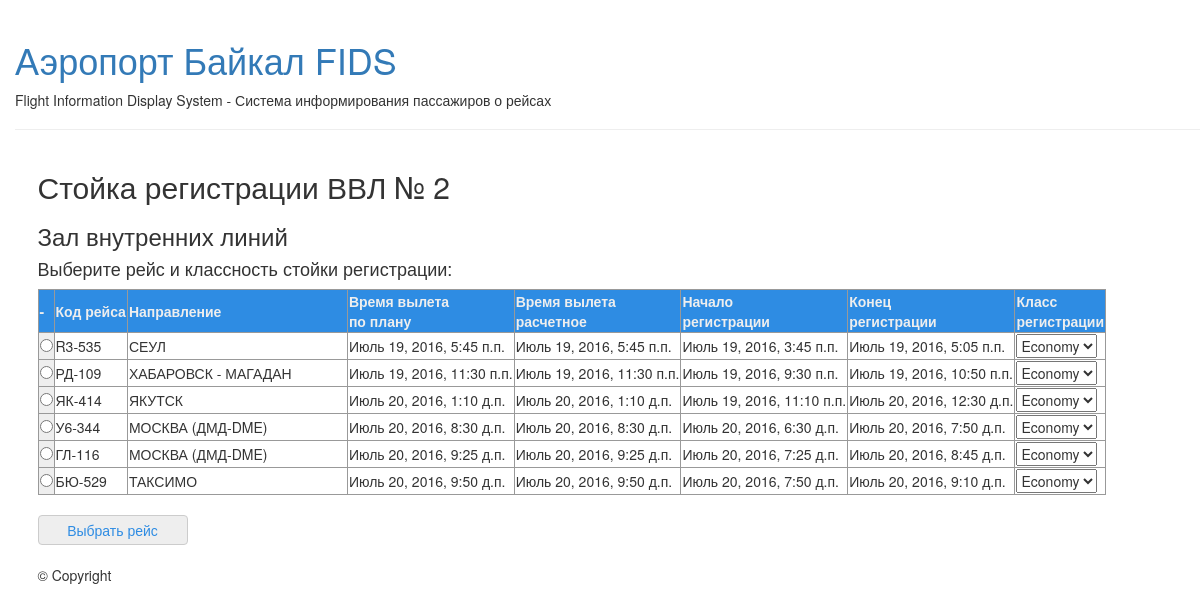
/fids/checkin/2/, run on the app's committed database.
### flightinfosystem/models.py (models this page shows, shortened)
class Checkin(models.Model):
    num = models.CharField("Номер стойки", max_length=2)
    fullname = models.CharField("Полное имя стойки", max_length=21)
    shortname = models.CharField("Короткое имя стойки", max_length=5)
    checkinfly = models.ForeignKey('Flight', verbose_name='Рейс', blank=True, null=True, on_delete=models.SET_NULL)
    classcheckin = models.CharField("Класс обслуживания", max_length=15, blank=True, null=True)
    deltastartcheckin = models.IntegerField("Начало регистрации", default=7200)
    deltastopcheckin = models.IntegerField("Конец регистрации", default=2400)

class Flight(models.Model):
    fly = models.CharField("Рейс", max_length=9)
    ad = models.IntegerField("Направление")
    punktdist = models.CharField("Маршрут", max_length=100, blank=True)
    portdist = models.CharField("Аэропорты по маршруту", max_length=100, blank=True)
    aircraft = models.CharField("Тип ВС", max_length=10)
    carrname = models.CharField("Перевозчик", max_length=35)
    status = models.CharField("Статус рейса из AODB", max_length=60, blank=True)
    timeplan = models.DateTimeField("Время по плану", null=True, blank=True)
    timeexp = models.DateTimeField("Время расчетное", null=True, blank=True)
    timefact = models.DateTimeField("Время по факту", null=True, blank=True)
    def timestartcheckin(self, delta=7200):
        return (self.timeexp - DT.timedelta(seconds=delta))
    def timestopcheckin(self, delta=2400):
        return (self.timeexp - DT.timedelta(seconds=delta))

### flightinfosystem/views.py (the view, shortened to what this page needs)
# urls.py: url(r'^checkin/(?P<id>[0-9]+)/$', views.checkin, name='checkin'),
def checkin(request, id, past=11, future=11):
    now = timezone.now()
    pasttime = now - datetime.timedelta(seconds=past * 3600)
    futuretime = now + datetime.timedelta(seconds=future * 3600)
    check = get_object_or_404(Checkin, id=id)
    if request.method == 'GET':
        if check.checkinfly is None:
            departureflight = Flight.objects.filter(ad=0).filter(timeplan__lt=futuretime).filter(
                timeplan__gt=pasttime).order_by('timeplan')
            startcheckin = []
            stopcheckin = []
            for depart in departureflight:
                startcheckin.append(depart.timestartcheckin(delta=check.deltastartcheckin))
                stopcheckin.append(depart.timestopcheckin(delta=check.deltastopcheckin))
            return render(request, 'flightinfosystem/checkin-select.html', {'check': check,
                                                                            'depart': departureflight})
        else:
            flight = check.checkinfly
            flightstatus = FlightStatus.objects.get(fly=flight)
            event = EventLog.objects.filter(fly=flight)
            return render(request, 'flightinfosystem/checkin-status.html',
                          {'flightevent': event, 'flight': flight, 'flightstatus': flightstatus, 'check': check})

### flightinfosystem/templates/flightinfosystem/checkin-select.html (shortened to what this page needs)
{% extends 'flightinfosystem/base.html' %}
{% block content %}
    <div>
        <h2>Стойка регистрации {{ check.shortname }} № {{ check.num }}</h2>
        <h3>Зал {{ check.fullname }}</h3>
    </div>
    <div>
        <h4>Выберите рейс и классность стойки регистрации:</h4>
        <FORM action="{% url 'fids:checkin' check.id %}"method="POST">
        <TABLE class="sop" border="1" id="demoTable" >
            <tr>
                <th> - </th>
                <th><b>Код рейса</b></th>
                <th WIDTH=220><b>Направление</b></th>
                <th><b>Время вылета<br>по плану</b></th>
                <th><b>Время вылета<br>расчетное</b></th>
                <th><b>Начало<br>регистрации</b></th>
                <th><b>Конец<br>регистрации</b></th>
                <th><b>Класс<br>регистрации</b></th>
            </tr>
            {% for flight in depart %}
            <tr>
                <td style="background: #eee";>
                    <input type="radio" name="id" value="{{ flight.id }}">
                </td>
                <td> {{ flight.fly }} </td>
                <td> {{ flight.portdist }} </td>
                <td> {{ flight.timeplan }}</td>
                <td> {{ flight.timeexp }}</td>
                <td> {{ flight.timestartcheckin }}</td>
                <td> {{ flight.timestopcheckin }}</td>
                <td>
                    <SELECT NAME="class" id="class">
                        <OPTION VALUE="Economy">Economy</option>
                    </SELECT>
                </td>
            </tr>
            {% endfor %}
        </table>
        <br>
        <INPUT class="button" TYPE="submit" name="confirm" VALUE="Выбрать рейс" style="width:150px; height:30px;border-radius: 4px;">
        <br>
        <br>
            &copy; Copyright
        </FORM>
    </div>
{% endblock content %}

### flightinfosystem/static/css/style.css (style rules this page uses)
body { padding-left: 15px; }
table.sop { border: 1px double #999999; border-collapse: collapse; }
table.sop th { text-align: left; background: #2e8ce3; padding: 1px; border: 1px solid #999999; color: #eee; }
table.sop td { padding: 1px; border: 1px solid #999999; }
.button { color: #2e8ce3; border: solid 1px #ccc; background: #eee; }

### data on the page
Checkin: shortname "ВВЛ", num "2", fullname "внутренних линий"
Flight: fly "R3-535", portdist "СЕУЛ", timeplan "Июль 19, 2016, 5:45 п.п.", timeexp "Июль 19, 2016, 5:45 п.п.", timestartcheckin "Июль 19, 2016, 3:45 п.п.", timestopcheckin "Июль 19, 2016, 5:05 п.п."
Flight: fly "РД-109", portdist "ХАБАРОВСК - МАГАДАН", timeplan "Июль 19, 2016, 11:30 п.п.", timeexp "Июль 19, 2016, 11:30 п.п.", timestartcheckin "Июль 19, 2016, 9:30 п.п.", timestopcheckin "Июль 19, 2016, 10:50 п.п."
Flight: fly "ЯК-414", portdist "ЯКУТСК", timeplan "Июль 20, 2016, 1:10 д.п.", timeexp "Июль 20, 2016, 1:10 д.п.", timestartcheckin "Июль 19, 2016, 11:10 п.п.", timestopcheckin "Июль 20, 2016, 12:30 д.п."
Flight: fly "У6-344", portdist "МОСКВА (ДМД-DME)", timeplan "Июль 20, 2016, 8:30 д.п.", timeexp "Июль 20, 2016, 8:30 д.п.", timestartcheckin "Июль 20, 2016, 6:30 д.п.", timestopcheckin "Июль 20, 2016, 7:50 д.п."
Flight: fly "ГЛ-116", portdist "МОСКВА (ДМД-DME)", timeplan "Июль 20, 2016, 9:25 д.п.", timeexp "Июль 20, 2016, 9:25 д.п.", timestartcheckin "Июль 20, 2016, 7:25 д.п.", timestopcheckin "Июль 20, 2016, 8:45 д.п."
Flight: fly "БЮ-529", portdist "ТАКСИМО", timeplan "Июль 20, 2016, 9:50 д.п.", timeexp "Июль 20, 2016, 9:50 д.п.", timestartcheckin "Июль 20, 2016, 7:50 д.п.", timestopcheckin "Июль 20, 2016, 9:10 д.п."
